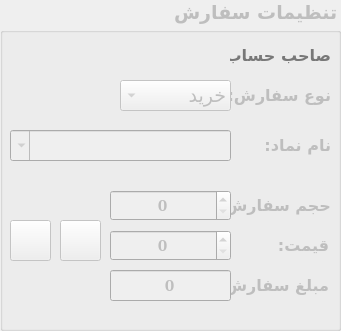
  <widget class="QGroupBox" name="Sefaresh_Box">
   <property name="enabled">
    <bool>false</bool>
   </property>
   <property name="geometry">
    <rect>
     <x>550</x>
     <y>90</y>
     <width>341</width>
     <height>331</height>
    </rect>
   </property>
   <property name="font">
    <font>
     <family>B Arash</family>
     <pointsize>14</pointsize>
     <weight>75</weight>
     <bold>true</bold>
    </font>
   </property>
   <property name="layoutDirection">
    <enum>Qt::RightToLeft</enum>
   </property>
   <property name="title">
    <string>تنظیمات سفارش</string>
   </property>
   <widget class="QLabel" name="label_7">
    <property name="geometry">
     <rect>
      <x>230</x>
      <y>80</y>
      <width>101</width>
      <height>31</height>
     </rect>
    </property>
    <property name="font">
     <font>
      <family>B Nazanin</family>
      <pointsize>12</pointsize>
      <weight>75</weight>
      <bold>true</bold>
     </font>
    </property>
    <property name="text">
     <string>نوع سفارش:</string>
    </property>
    <property name="alignment">
     <set>Qt::AlignLeading|Qt::AlignLeft|Qt::AlignVCenter</set>
    </property>
   </widget>
   <widget class="QComboBox" name="SellOrBuy">
    <property name="geometry">
     <rect>
      <x>120</x>
      <y>80</y>
      <width>111</width>
      <height>31</height>
     </rect>
    </property>
    <property name="font">
     <font>
      <family>B Nazanin</family>
      <pointsize>14</pointsize>
      <weight>50</weight>
      <bold>false</bold>
     </font>
    </property>
    <property name="autoFillBackground">
     <bool>true</bool>
    </property>
    <property name="editable">
     <bool>false</bool>
    </property>
    <item>
     <property name="text">
      <string notr="true">خرید</string>
     </property>
     <property name="icon">
      <iconset>
       <normaloff>Data/Images/buy.png</normaloff>Data/Images/buy.png</iconset>
     </property>
    </item>
    <item>
     <property name="text">
      <string>فروش</string>
     </property>
     <property name="icon">
      <iconset>
       <normaloff>Data/Images/sell.png</normaloff>Data/Images/sell.png</iconset>
     </property>
    </item>
   </widget>
   <widget class="QLabel" name="label_8">
    <property name="geometry">
     <rect>
      <x>230</x>
      <y>130</y>
      <width>101</width>
      <height>31</height>
     </rect>
    </property>
    <property name="font">
     <font>
      <family>B Nazanin</family>
      <pointsize>12</pointsize>
      <weight>75</weight>
      <bold>true</bold>
     </font>
    </property>
    <property name="text">
     <string>نام نماد:</string>
    </property>
    <property name="alignment">
     <set>Qt::AlignLeading|Qt::AlignLeft|Qt::AlignVCenter</set>
    </property>
   </widget>
   <widget class="QLabel" name="label_9">
    <property name="geometry">
     <rect>
      <x>230</x>
      <y>190</y>
      <width>101</width>
      <height>31</height>
     </rect>
    </property>
    <property name="font">
     <font>
      <family>B Nazanin</family>
      <pointsize>12</pointsize>
      <weight>75</weight>
      <bold>true</bold>
     </font>
    </property>
    <property name="text">
     <string>حجم سفارش:</string>
    </property>
    <property name="alignment">
     <set>Qt::AlignLeading|Qt::AlignLeft|Qt::AlignVCenter</set>
    </property>
   </widget>
   <widget class="QLabel" name="label_10">
    <property name="geometry">
     <rect>
      <x>228</x>
      <y>230</y>
      <width>101</width>
      <height>31</height>
     </rect>
    </property>
    <property name="font">
     <font>
      <family>B Nazanin</family>
      <pointsize>12</pointsize>
      <weight>75</weight>
      <bold>true</bold>
     </font>
    </property>
    <property name="text">
     <string>قیمت:</string>
    </property>
    <property name="alignment">
     <set>Qt::AlignLeading|Qt::AlignLeft|Qt::AlignVCenter</set>
    </property>
   </widget>
   <widget class="QLabel" name="label_11">
    <property name="geometry">
     <rect>
      <x>228</x>
      <y>270</y>
      <width>101</width>
      <height>31</height>
     </rect>
    </property>
    <property name="font">
     <font>
      <family>B Nazanin</family>
      <pointsize>12</pointsize>
      <weight>75</weight>
      <bold>true</bold>
     </font>
    </property>
    <property name="text">
     <string>مبلغ سفارش:</string>
    </property>
    <property name="alignment">
     <set>Qt::AlignLeading|Qt::AlignLeft|Qt::AlignVCenter</set>
    </property>
   </widget>
   <widget class="QLineEdit" name="Total_Price">
    <property name="enabled">
     <bool>false</bool>
    </property>
    <property name="geometry">
     <rect>
      <x>110</x>
      <y>270</y>
      <width>121</width>
      <height>31</height>
     </rect>
    </property>
    <property name="font">
     <font>
      <family>Cambria</family>
      <pointsize>13</pointsize>
      <weight>75</weight>
      <bold>true</bold>
     </font>
    </property>
    <property name="text">
     <string>0</string>
    </property>
    <property name="alignment">
     <set>Qt::AlignCenter</set>
    </property>
    <property name="readOnly">
     <bool>true</bool>
    </property>
   </widget>
   <widget class="QComboBox" name="Search_Symbol">
    <property name="geometry">
     <rect>
      <x>10</x>
      <y>130</y>
      <width>221</width>
      <height>31</height>
     </rect>
    </property>
    <property name="font">
     <font>
      <family>B Nazanin</family>
      <pointsize>9</pointsize>
      <weight>75</weight>
      <bold>true</bold>
     </font>
    </property>
    <property name="autoFillBackground">
     <bool>true</bool>
    </property>
    <property name="editable">
     <bool>true</bool>
    </property>
    <item>
     <property name="text">
      <string/>
     </property>
    </item>
   </widget>
   <widget class="QSpinBox" name="Quantity_Field">
    <property name="geometry">
     <rect>
      <x>110</x>
      <y>190</y>
      <width>121</width>
      <height>31</height>
     </rect>
    </property>
    <property name="font">
     <font>
      <family>Cambria</family>
      <pointsize>13</pointsize>
      <weight>75</weight>
      <bold>true</bold>
     </font>
    </property>
    <property name="layoutDirection">
     <enum>Qt::LeftToRight</enum>
    </property>
    <property name="alignment">
     <set>Qt::AlignCenter</set>
    </property>
    <property name="maximum">
     <number>9999999</number>
    </property>
   </widget>
   <widget class="QSpinBox" name="Price_Field">
    <property name="geometry">
     <rect>
      <x>110</x>
      <y>230</y>
      <width>121</width>
      <height>31</height>
     </rect>
    </property>
    <property name="font">
     <font>
      <family>Cambria</family>
      <pointsize>13</pointsize>
      <weight>75</weight>
      <bold>true</bold>
     </font>
    </property>
    <property name="layoutDirection">
     <enum>Qt::LeftToRight</enum>
    </property>
    <property name="alignment">
     <set>Qt::AlignCenter</set>
    </property>
    <property name="singleStep">
     <number>10</number>
    </property>
   </widget>
   <widget class="QPushButton" name="Max_btn">
    <property name="geometry">
     <rect>
      <x>60</x>
      <y>220</y>
      <width>41</width>
      <height>41</height>
     </rect>
    </property>
    <property name="minimumSize">
     <size>
      <width>0</width>
      <height>0</height>
     </size>
    </property>
    <property name="maximumSize">
     <size>
      <width>16777210</width>
      <height>16777210</height>
     </size>
    </property>
    <property name="cursor">
     <cursorShape>PointingHandCursor</cursorShape>
    </property>
    <property name="toolTip">
     <string notr="true">حداکثر</string>
    </property>
    <property name="toolTipDuration">
     <number>-1</number>
    </property>
    <property name="text">
     <string/>
    </property>
    <property name="icon">
     <iconset>
      <normaloff>Data/Images/up.png</normaloff>Data/Images/up.png</iconset>
    </property>
    <property name="iconSize">
     <size>
      <width>40</width>
      <height>40</height>
     </size>
    </property>
   </widget>
   <widget class="QPushButton" name="Min_btn">
    <property name="geometry">
     <rect>
      <x>10</x>
      <y>220</y>
      <width>41</width>
      <height>41</height>
     </rect>
    </property>
    <property name="cursor">
     <cursorShape>PointingHandCursor</cursorShape>
    </property>
    <property name="toolTip">
     <string notr="true">حداقل</string>
    </property>
    <property name="text">
     <string/>
    </property>
    <property name="icon">
     <iconset>
      <normaloff>Data/Images/Down.png</normaloff>Data/Images/Down.png</iconset>
    </property>
    <property name="iconSize">
     <size>
      <width>40</width>
      <height>40</height>
     </size>
    </property>
   </widget>
   <widget class="QLabel" name="label_15">
    <property name="geometry">
     <rect>
      <x>230</x>
      <y>40</y>
      <width>101</width>
      <height>31</height>
     </rect>
    </property>
    <property name="palette">
     <palette>
      <active>
       <colorrole role="WindowText">
        <brush brushstyle="SolidPattern">
         <color alpha="255">
          <red>0</red>
          <green>0</green>
          <blue>0</blue>
         </color>
        </brush>
       </colorrole>
       <colorrole role="Text">
        <brush brushstyle="SolidPattern">
         <color alpha="255">
          <red>0</red>
          <green>170</green>
          <blue>127</blue>
         </color>
        </brush>
       </colorrole>
       <colorrole role="ButtonText">
        <brush brushstyle="SolidPattern">
         <color alpha="255">
          <red>0</red>
          <green>170</green>
          <blue>127</blue>
         </color>
        </brush>
       </colorrole>
       <colorrole role="PlaceholderText">
        <brush brushstyle="SolidPattern">
         <color alpha="128">
          <red>0</red>
          <green>170</green>
          <blue>127</blue>
         </color>
        </brush>
       </colorrole>
      </active>
      <inactive>
       <colorrole role="WindowText">
        <brush brushstyle="SolidPattern">
         <color alpha="255">
          <red>0</red>
          <green>0</green>
          <blue>0</blue>
         </color>
        </brush>
       </colorrole>
       <colorrole role="Text">
        <brush brushstyle="SolidPattern">
         <color alpha="255">
          <red>0</red>
          <green>170</green>
          <blue>127</blue>
         </color>
        </brush>
       </colorrole>
       <colorrole role="ButtonText">
        <brush brushstyle="SolidPattern">
         <color alpha="255">
          <red>0</red>
          <green>170</green>
          <blue>127</blue>
         </color>
        </brush>
       </colorrole>
       <colorrole role="PlaceholderText">
        <brush brushstyle="SolidPattern">
         <color alpha="128">
          <red>0</red>
          <green>170</green>
          <blue>127</blue>
         </color>
        </brush>
       </colorrole>
      </inactive>
      <disabled>
       <colorrole role="WindowText">
        <brush brushstyle="SolidPattern">
         <color alpha="255">
          <red>120</red>
          <green>120</green>
          <blue>120</blue>
         </color>
        </brush>
       </colorrole>
       <colorrole role="Text">
        <brush brushstyle="SolidPattern">
         <color alpha="255">
          <red>120</red>
          <green>120</green>
          <blue>120</blue>
         </color>
        </brush>
       </colorrole>
       <colorrole role="ButtonText">
        <brush brushstyle="SolidPattern">
         <color alpha="255">
          <red>120</red>
          <green>120</green>
          <blue>120</blue>
         </color>
        </brush>
       </colorrole>
       <colorrole role="PlaceholderText">
        <brush brushstyle="SolidPattern">
         <color alpha="128">
          <red>0</red>
          <green>0</green>
          <blue>0</blue>
         </color>
        </brush>
       </colorrole>
      </disabled>
     </palette>
    </property>
    <property name="font">
     <font>
      <family>B Nazanin</family>
      <pointsize>12</pointsize>
      <weight>75</weight>
      <bold>true</bold>
     </font>
    </property>
    <property name="text">
     <string>صاحب حساب:</string>
    </property>
    <property name="alignment">
     <set>Qt::AlignLeading|Qt::AlignLeft|Qt::AlignVCenter</set>
    </property>
   </widget>
   <widget class="QLabel" name="Owner_label">
    <property name="geometry">
     <rect>
      <x>10</x>
      <y>40</y>
      <width>211</width>
      <height>31</height>
     </rect>
    </property>
    <property name="palette">
     <palette>
      <active>
       <colorrole role="WindowText">
        <brush brushstyle="SolidPattern">
         <color alpha="255">
          <red>83</red>
          <green>166</green>
          <blue>0</blue>
         </color>
        </brush>
       </colorrole>
       <colorrole role="Text">
        <brush brushstyle="SolidPattern">
         <color alpha="255">
          <red>0</red>
          <green>170</green>
          <blue>127</blue>
         </color>
        </brush>
       </colorrole>
       <colorrole role="ButtonText">
        <brush brushstyle="SolidPattern">
         <color alpha="255">
          <red>0</red>
          <green>170</green>
          <blue>127</blue>
         </color>
        </brush>
       </colorrole>
       <colorrole role="PlaceholderText">
        <brush brushstyle="SolidPattern">
         <color alpha="128">
          <red>0</red>
          <green>170</green>
          <blue>127</blue>
         </color>
        </brush>
       </colorrole>
      </active>
      <inactive>
       <colorrole role="WindowText">
        <brush brushstyle="SolidPattern">
         <color alpha="255">
          <red>83</red>
          <green>166</green>
          <blue>0</blue>
         </color>
        </brush>
       </colorrole>
       <colorrole role="Text">
        <brush brushstyle="SolidPattern">
         <color alpha="255">
          <red>0</red>
          <green>170</green>
          <blue>127</blue>
         </color>
        </brush>
       </colorrole>
       <colorrole role="ButtonText">
        <brush brushstyle="SolidPattern">
         <color alpha="255">
          <red>0</red>
          <green>170</green>
          <blue>127</blue>
         </color>
        </brush>
       </colorrole>
       <colorrole role="PlaceholderText">
        <brush brushstyle="SolidPattern">
         <color alpha="128">
          <red>0</red>
          <green>170</green>
          <blue>127</blue>
         </color>
        </brush>
       </colorrole>
      </inactive>
      <disabled>
       <colorrole role="WindowText">
        <brush brushstyle="SolidPattern">
         <color alpha="255">
          <red>120</red>
          <green>120</green>
          <blue>120</blue>
         </color>
        </brush>
       </colorrole>
       <colorrole role="Text">
        <brush brushstyle="SolidPattern">
         <color alpha="255">
          <red>120</red>
          <green>120</green>
          <blue>120</blue>
         </color>
        </brush>
       </colorrole>
       <colorrole role="ButtonText">
        <brush brushstyle="SolidPattern">
         <color alpha="255">
          <red>120</red>
          <green>120</green>
          <blue>120</blue>
         </color>
        </brush>
       </colorrole>
       <colorrole role="PlaceholderText">
        <brush brushstyle="SolidPattern">
         <color alpha="128">
          <red>0</red>
          <green>0</green>
          <blue>0</blue>
         </color>
        </brush>
       </colorrole>
      </disabled>
     </palette>
    </property>
    <property name="font">
     <font>
      <family>B Nazanin</family>
      <pointsize>12</pointsize>
      <weight>75</weight>
      <bold>true</bold>
     </font>
    </property>
    <property name="layoutDirection">
     <enum>Qt::RightToLeft</enum>
    </property>
    <property name="text">
     <string/>
    </property>
    <property name="alignment">
     <set>Qt::AlignLeading|Qt::AlignLeft|Qt::AlignVCenter</set>
    </property>
   </widget>
  </widget>
